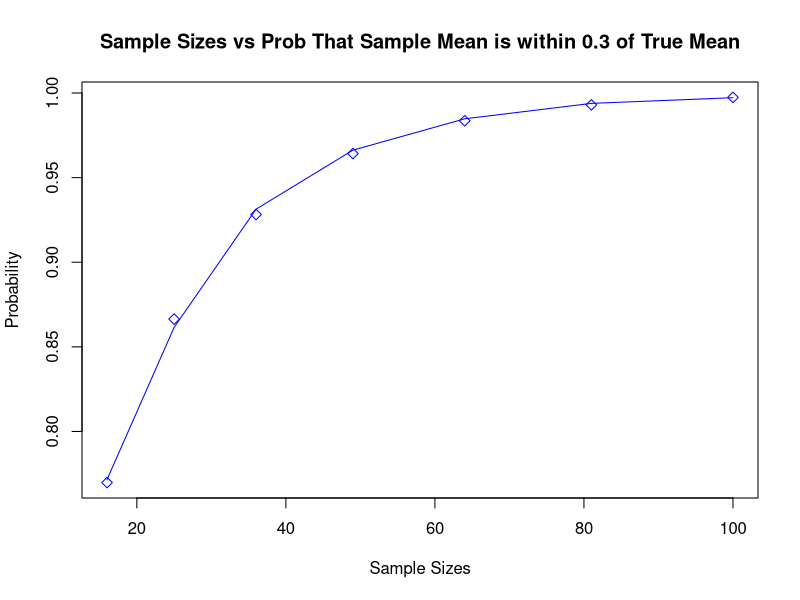

Source code (R):
find_prob_within_interval <- function(sample_sizes, interval, stdev) {
  vector_probabilites <- vector('numeric')
  for (i in 1:length(sample_sizes)) {
    z_score <- sqrt(sample_sizes[i])*interval/stdev
    prob_above_zval <- round(1-pnorm(z_score),4)
    prob_within_interval <- 1-2*prob_above_zval
    vector_probabilites <- c(vector_probabilites, prob_within_interval)
  }
  print(vector_probabilites)
}

xlabs <-  c(16, 25, 36, 49, 64, 81, 100)
ylabs <- find_prob_within_interval(xlabs, 0.3, 1)
data <- data.frame(xlabs, ylabs)

#plot data
plot(xlabs, ylabs, main = "Sample Sizes vs Prob That Sample Mean is within 0.3 of True Mean",
     xlab = "Sample Sizes", ylab = "Probability", col = "Blue", pch = 5)

# fit a loess line
loess_fit <- loess(ylabs ~ xlabs, data)
lines(data$x, predict(loess_fit), col = "blue")


